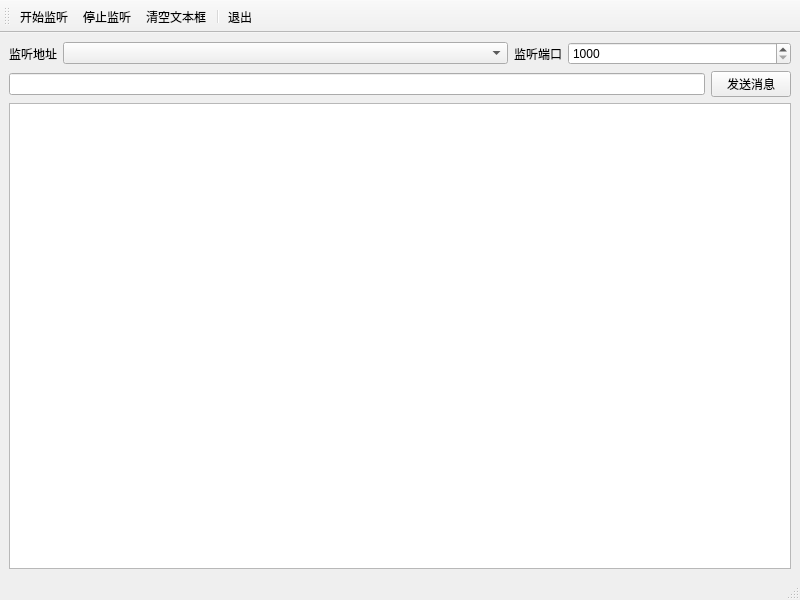
<?xml version="1.0" encoding="UTF-8"?>
<ui version="4.0">
 <class>MainWindow</class>
 <widget class="QMainWindow" name="MainWindow">
  <property name="geometry">
   <rect>
    <x>0</x>
    <y>0</y>
    <width>800</width>
    <height>600</height>
   </rect>
  </property>
  <property name="windowTitle">
   <string>TCP 服务器</string>
  </property>
  <widget class="QWidget" name="centralwidget">
   <layout class="QVBoxLayout" name="verticalLayout">
    <item>
     <layout class="QHBoxLayout" name="horizontalLayout">
      <item>
       <widget class="QLabel" name="label">
        <property name="text">
         <string>监听地址</string>
        </property>
       </widget>
      </item>
      <item>
       <widget class="QComboBox" name="cmbIP">
        <property name="sizePolicy">
         <sizepolicy hsizetype="Preferred" vsizetype="Fixed">
          <horstretch>2</horstretch>
          <verstretch>0</verstretch>
         </sizepolicy>
        </property>
       </widget>
      </item>
      <item>
       <widget class="QLabel" name="label_2">
        <property name="text">
         <string>监听端口</string>
        </property>
       </widget>
      </item>
      <item>
       <widget class="QSpinBox" name="spinPort">
        <property name="sizePolicy">
         <sizepolicy hsizetype="Minimum" vsizetype="Fixed">
          <horstretch>1</horstretch>
          <verstretch>0</verstretch>
         </sizepolicy>
        </property>
        <property name="minimum">
         <number>1000</number>
        </property>
        <property name="maximum">
         <number>9999</number>
        </property>
       </widget>
      </item>
     </layout>
    </item>
    <item>
     <layout class="QHBoxLayout" name="horizontalLayout_2">
      <item>
       <widget class="QLineEdit" name="editMessage"/>
      </item>
      <item>
       <widget class="QPushButton" name="btnSend">
        <property name="text">
         <string>发送消息</string>
        </property>
       </widget>
      </item>
     </layout>
    </item>
    <item>
     <widget class="QPlainTextEdit" name="plainTextEdit"/>
    </item>
   </layout>
  </widget>
  <widget class="QStatusBar" name="statusbar"/>
  <widget class="QToolBar" name="toolBar">
   <property name="windowTitle">
    <string>toolBar</string>
   </property>
   <property name="toolButtonStyle">
    <enum>Qt::ToolButtonTextUnderIcon</enum>
   </property>
   <attribute name="toolBarArea">
    <enum>TopToolBarArea</enum>
   </attribute>
   <attribute name="toolBarBreak">
    <bool>false</bool>
   </attribute>
   <addaction name="actStart"/>
   <addaction name="actStop"/>
   <addaction name="actTextClear"/>
   <addaction name="separator"/>
   <addaction name="actExit"/>
  </widget>
  <action name="actStart">
   <property name="icon">
    <iconset resource="res.qrc">
     <normaloff>:/images/start.bmp</normaloff>:/images/start.bmp</iconset>
   </property>
   <property name="text">
    <string>开始监听</string>
   </property>
   <property name="toolTip">
    <string>开始监听</string>
   </property>
  </action>
  <action name="actStop">
   <property name="icon">
    <iconset resource="res.qrc">
     <normaloff>:/images/stop.bmp</normaloff>:/images/stop.bmp</iconset>
   </property>
   <property name="text">
    <string>停止监听</string>
   </property>
   <property name="toolTip">
    <string>停止监听</string>
   </property>
  </action>
  <action name="actTextClear">
   <property name="icon">
    <iconset resource="res.qrc">
     <normaloff>:/images/clear.bmp</normaloff>:/images/clear.bmp</iconset>
   </property>
   <property name="text">
    <string>清空文本框</string>
   </property>
  </action>
  <action name="actExit">
   <property name="icon">
    <iconset resource="res.qrc">
     <normaloff>:/images/exit.bmp</normaloff>:/images/exit.bmp</iconset>
   </property>
   <property name="text">
    <string>退出</string>
   </property>
   <property name="toolTip">
    <string>退出</string>
   </property>
  </action>
 </widget>
 <resources>
  <include location="res.qrc"/>
 </resources>
 <connections>
  <connection>
   <sender>actExit</sender>
   <signal>triggered()</signal>
   <receiver>MainWindow</receiver>
   <slot>close()</slot>
   <hints>
    <hint type="sourcelabel">
     <x>-1</x>
     <y>-1</y>
    </hint>
    <hint type="destinationlabel">
     <x>399</x>
     <y>299</y>
    </hint>
   </hints>
  </connection>
 </connections>
</ui>
